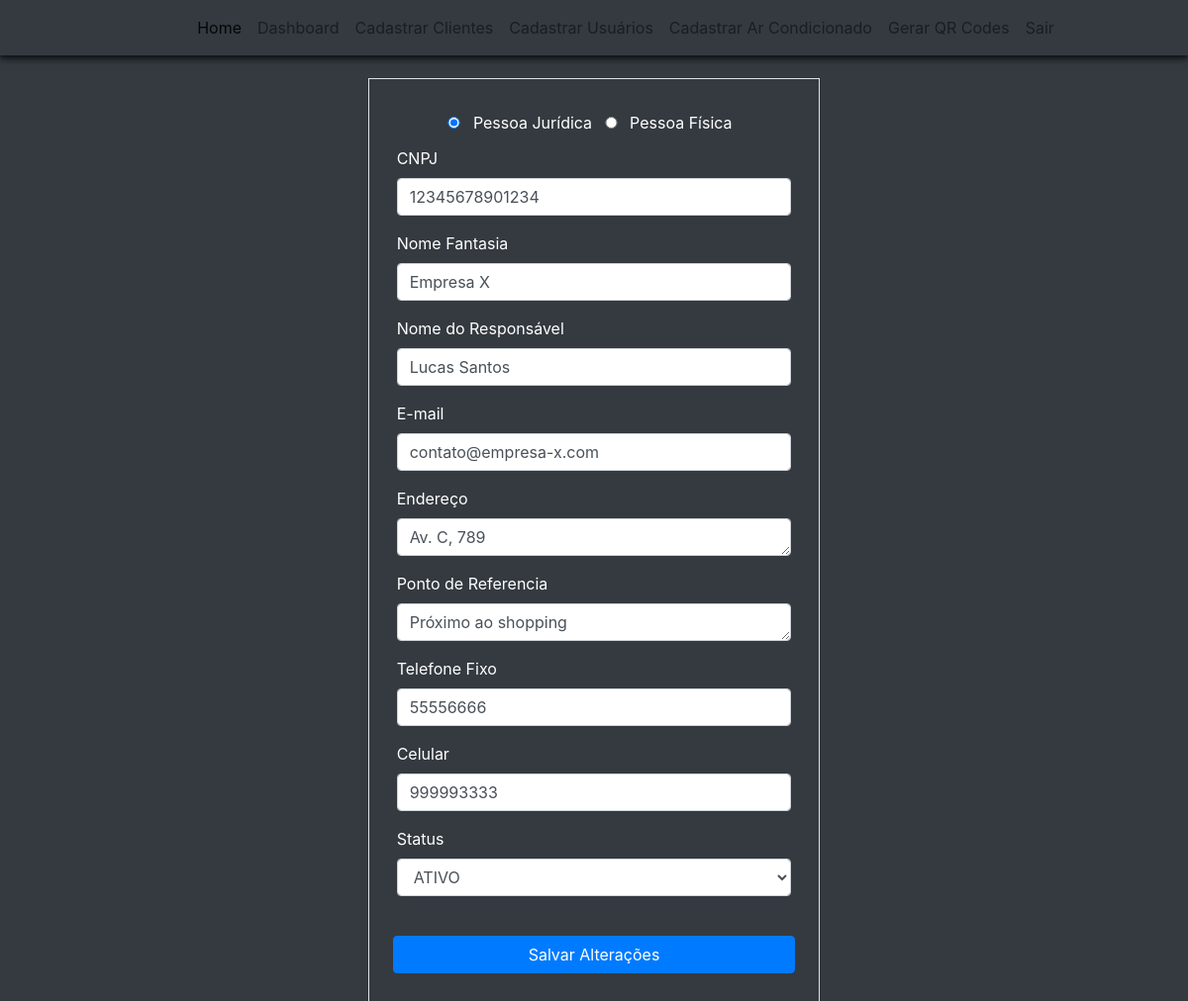
The page /edicao-cliente/3 (signed in) on the database its author committed.
### climaxcool/models.py (models this page shows)
class Customers(database.Model):
    id = database.Column(database.Integer, primary_key=True)
    type_customer = database.Column(database.String, nullable=False)
    number_register_customer = database.Column(database.String, nullable=False, unique=True)
    name_customer = database.Column(database.String, nullable=False)
    name_responsible = database.Column(database.String)
    email = database.Column(database.String)
    address = database.Column(database.String)
    telephone_fixed = database.Column(database.String)
    telephone_mobile = database.Column(database.String, nullable=False)
    reference_point = database.Column(database.String)
    status_customer = database.Column(database.String, default="ATIVO")
    date_create = database.Column(database.DateTime, nullable=False, default=datetime.utcnow)
    date_last_update = database.Column(database.DateTime, default=datetime.utcnow, onupdate=datetime.utcnow)
    id_user = database.Column(database.Integer, database.ForeignKey('users.id'), nullable=False)
    equipment = database.relationship('Equipments', backref='company_asset', lazy=True)

### climaxcool/routes/routes.py (the view)
@app.route('/edicao-cliente/<customer_id>', methods=['POST', 'GET'])
@login_required
def customers_update(customer_id):
    customers_update = customers_viewmodel.customers_update(customer_id)
    return customers_update

### climaxcool/forms.py (shortened to what this page needs)
class FormCustomerRegistration(FlaskForm):
    edit_mode = HiddenField()
    type_customer = RadioField('Tipo de Cliente', choices=["Pessoa Jurídica", "Pessoa Física"], validators=[DataRequired()])
    number_register_customer =  StringField('CNPJ')
    name_customer = StringField('Nome Fantasia', validators=[DataRequired()])
    name_responsible = StringField('Nome do Responsável')
    email = StringField('E-mail', validators=[DataRequired(), Email()])
    address = TextAreaField('Endereço')
    telephone_fixed = StringField('Telefone Fixo')
    telephone_mobile = StringField('Celular')
    reference_point = TextAreaField('Ponto de Referencia')
    status_customer = SelectField('Status',validators=[Optional()], choices=['ATIVO', 'INATIVO'])
    btn_submit_customer = SubmitField('Cadastrar Cliente')

### climaxcool/models.py (called while the page is built)
@login_manager.user_loader
def load_user(id_user):
    return Users.query.get(int(id_user))

### climaxcool/repository/repo_customers.py (called while the page is built)
    def get_customer_by_id(self, customer_id):
        customer = Customers.query.get(int(customer_id))
        return customer

### climaxcool/templates/customer_update.html (shortened to what this page needs)
{% extends 'nav_logged.html' %}
{% block bodynav %}
<div class="d-flex justify-content-center align-items-center bg-dark" style="padding-top: 70px;">
    <div class="bg-dark text-white">
        <div class="col">
            <div>
                <form method="POST" action="" class="border p-4 mt-2 mb-2">
                    <fieldset>
                        <div style="font-size: 16px;" class="text-center">
                            {% for subfield in form_customer.type_customer %}
                            <tr>
                                <td>{{ subfield(style="height: 12px;") }}</td>
                                <td>{{ subfield.label(class="my-2 mx-2") }}</td>
                            </tr>
                            {% endfor %}
                        </div>
                        <div class="row form-group mt-1 mx-1">
                            <div>
                                <label for="number_register_customer" id="label-type-client">CNPJ</label>
                            </div>
                            {% if form_customer.number_register_customer.errors %}
                            {{ form_customer.number_register_customer(id="number_register_customer", class="form-control is-invalid", placeholder="999.999.999/9999-99", maxlength="26",) }}
                            <div class="invalid-feedback">
                                {%for erro in form_customer.number_register_customer.errors %}
                                {{ erro }}
                                {%endfor%}
                            </div>
                            {%else%}
                            {{ form_customer.number_register_customer(id="number_register_customer", class="form-control", placeholder="999.999.999/9999-99", maxlength="26",) }}
                            {%endif%}
                        </div>
                        <div class="row form-group mt-1 mx-1">
                            <div>
                                <label for="name_generic" id="label-name-generic">Nome Fantasia</label>
                            </div>
                            {{ form_customer.name_customer(id="name_generic", class="form-control") }}
                        </div>
                        <div class="form-group mt-1 mx-1">
                            {{ form_customer.name_responsible.label(id='label-name-responsible', class="form-label") }}
                            {{ form_customer.name_responsible(class="form-control") }}
                        </div>
                        <div class="row form-group mt-1 mx-1">
                            {{ form_customer.email.label(class="form-label") }}
                            {% if form_customer.email.errors %}
                            {{ form_customer.email(class="form-control is-invalid", placeholder="exemplo@gmail.com") }}
                            <div class="invalid-feedback">
                                {% for erro in form_customer.email.errors %}
                                E-mail inválido
                                {% endfor %}
                            </div>
                            {% else %}
                            {{ form_customer.email(class="form-control", placeholder="exemplo@gmail.com") }}
                            {% endif %}
                        </div>
                        <div class="row form-group mt-1 mx-1">
                            {{ form_customer.address.label(class="form-label") }}
                            {{ form_customer.address(class="form-control", rows="1") }}
                        </div>
                        <div class="row form-group mt-1 mx-1">
                            {{ form_customer.reference_point.label(class="form-label") }}
                            {{ form_customer.reference_point(class="form-control w-100", rows="1") }}
                        </div>
                        <div class="row form-group mt-1 mx-1">
                            {{ form_customer.telephone_fixed.label(class="form-label") }}
                            {{ form_customer.telephone_fixed(class="form-control w-100", rows="1") }}
                        </div>
                        <div class="row form-group mt-1 mx-1">
                            {{ form_customer.telephone_mobile.label(class="form-label") }}
                            {{ form_customer.telephone_mobile(class="form-control w-100", rows="1") }}
                        </div>
                        <div class="row form-group mt-1 mx-1">
                            {{ form_customer.status_customer.label(class="form-label") }}
                            {{ form_customer.status_customer(class="form-control w-100", rows="1") }}
                        </div>
                    </fieldset>
                    <div class="w-auto">
                        <button class="w-100 btn btn-primary mt-4 mb-2" type="submit">Salvar Alterações</button>
                    </div>
                </form>
            </div>
        </div>
    </div>
</div>
{% endblock %}

### rows shown on the page
Customers: number_register_customer "12345678901234", name_customer "Empresa X", name_responsible "Lucas Santos", email "contato@empresa-x.com", address "Av. C, 789", reference_point "Próximo ao shopping", telephone_fixed "55556666", telephone_mobile "999993333", status_customer "ATIVO"

### other values the page prints
{{ subfield.label(class="my-2 mx-2") }} "Pessoa Jurídica" "Pessoa Física"
